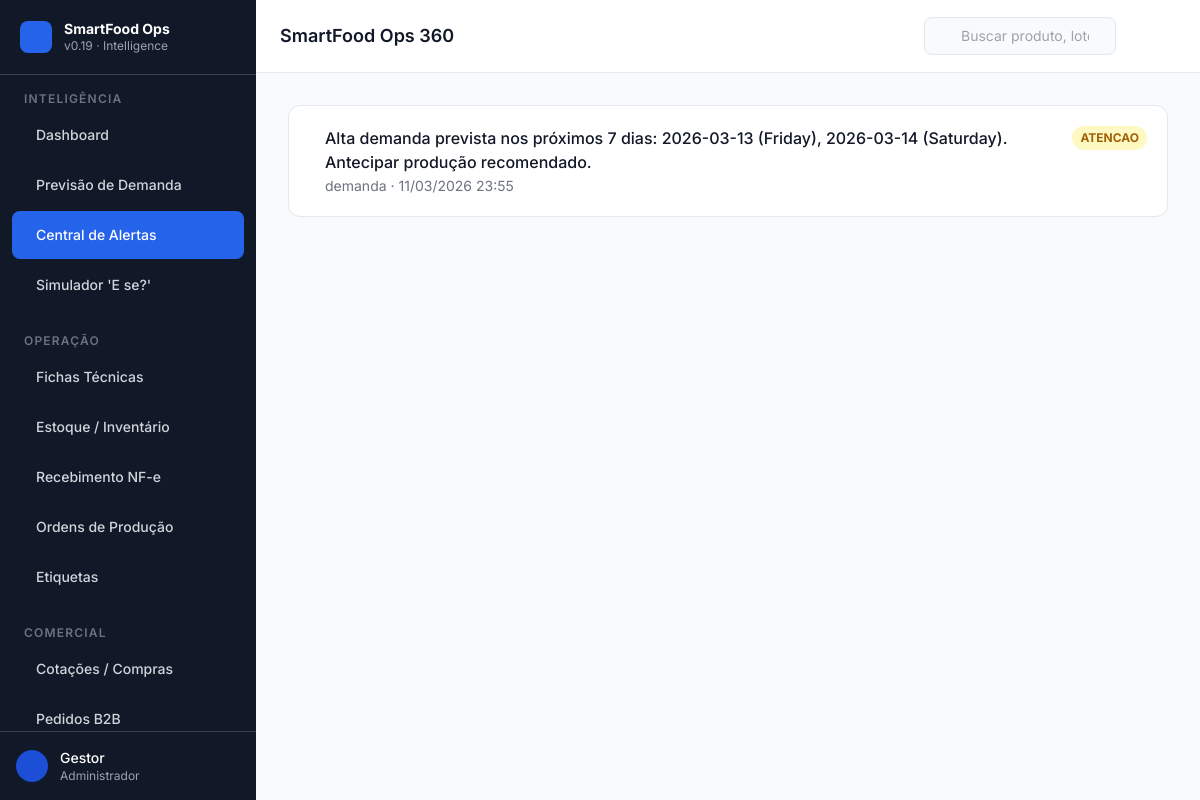
Before: /intelligence/alerts with the older database file.
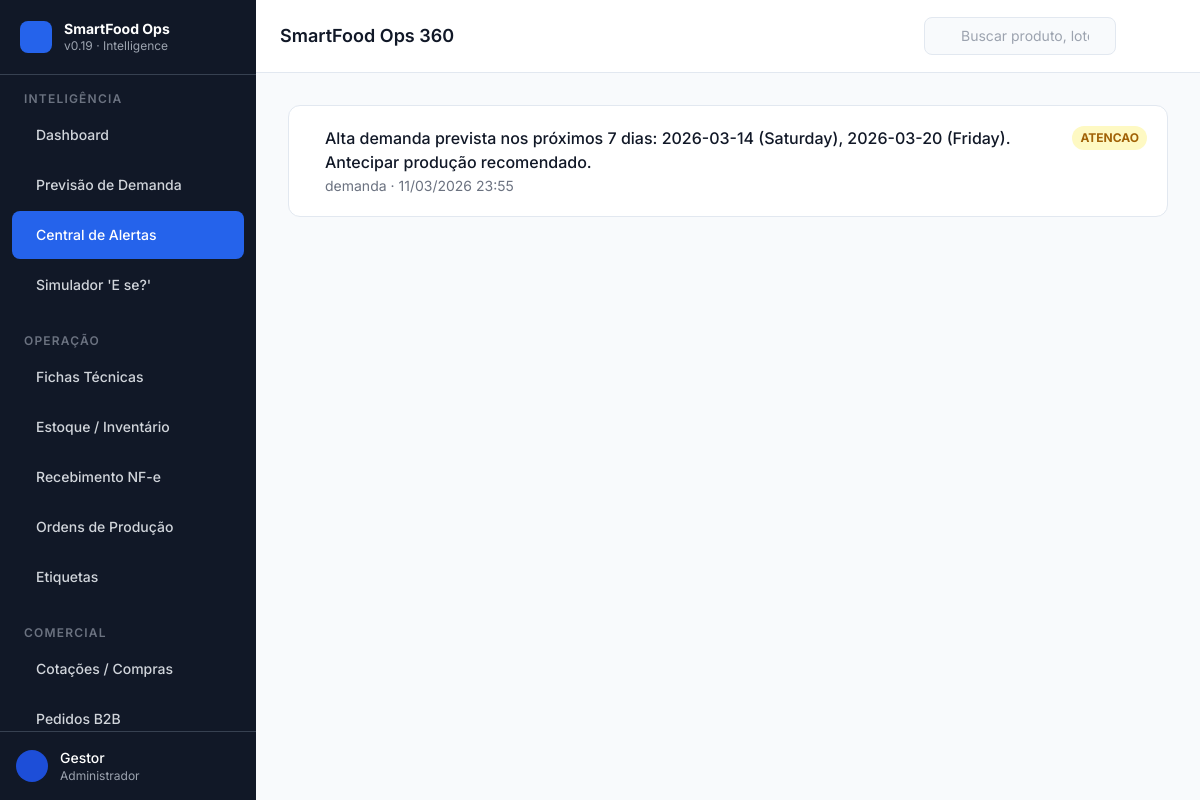
After: the same page with the newer database file.
### models.py (models this page shows)
class TimestampMixin:
    created_at = Column(DateTime(timezone=True), server_default=func.now())
    updated_at = Column(DateTime(timezone=True), onupdate=func.now())

class SystemAlert(Base, TimestampMixin):
    __tablename__ = "system_alerts"
    id = Column(GUID(), primary_key=True, default=uuid.uuid4)
    tipo = Column(String)
    categoria = Column(String)  # financeiro|estoque|producao|capacidade|demanda|comercial|qualidade
    produto_id = Column(GUID(), ForeignKey("products.id"), nullable=True)
    supply_id = Column(GUID(), ForeignKey("supplies.id"), nullable=True)
    ingredient_id = Column(GUID(), ForeignKey("ingredients.id"), nullable=True)  # REQ-04: rastreabilidade de alertas de insumo
    mensagem = Column(Text)
    severidade = Column(String)  # critico|atencao|info
    status = Column(String)  # ativo|resolvido|snoozed
    resolvido_em = Column(DateTime)
    snoozed_until = Column(DateTime, nullable=True)
    last_notified_at = Column(DateTime, nullable=True)

### routers/ui_dashboard.py (the view)
@router.get("/intelligence/alerts", response_class=HTMLResponse)
def alerts_page(request: Request, db: Session = Depends(get_db)):
    from models import SystemAlert
    alertas = (
        db.query(SystemAlert)
        .filter(SystemAlert.status == "ativo")
        .order_by(SystemAlert.created_at.desc())
        .limit(100)
        .all()
    )
    return templates.TemplateResponse(
        "intelligence/alerts.html",
        _ctx(request, alertas=alertas),
    )

### templates/intelligence/alerts.html (shortened to what this page needs)
{% extends "base.html" %}
{% block content %}
<div class="space-y-4">
  {% if alertas %}
    {% for a in alertas %}
    <div class="bg-white rounded-xl border border-slate-200 p-5 flex items-start gap-4
                {% if a.severidade == 'critico' %}border-l-4 border-l-red-500{% endif %}">
      <div class="flex-1 min-w-0">
        <p class="font-medium text-gray-900">{{ a.mensagem or a.tipo }}</p>
        <p class="text-sm text-gray-500 mt-0.5">{{ a.categoria }} · {{ a.created_at.strftime('%d/%m/%Y %H:%M') if a.created_at else "" }}</p>
      </div>
      <span class="shrink-0 text-xs font-bold px-2 py-1 rounded-full
                   {% if a.severidade == 'critico' %}bg-red-100 text-red-700
                   {% elif a.severidade == 'atencao' %}bg-yellow-100 text-yellow-700
                   {% else %}bg-blue-100 text-blue-700{% endif %}">
        {{ (a.severidade or "info") | upper }}
      </span>
    </div>
    {% endfor %}
  {% endif %}
</div>
{% endblock %}

### templates/base.html (shortened to what this page needs)
<!DOCTYPE html>
<html lang="pt-BR" x-data="appState()" x-init="init()">
<head>
  <script src="https://cdn.tailwindcss.com"></script>
  <link rel="stylesheet" href="https://cdn.jsdelivr.net/npm/nprogress@0.2.0/nprogress.css" />
</head>
<body class="bg-slate-50 text-gray-800 antialiased"
      hx-boost="true">
  <div class="flex h-screen overflow-hidden" :class="{ 'pt-8': isOffline }">
    {% include "includes/sidebar.html" %}
    <div class="flex-1 flex flex-col overflow-hidden min-w-0">
      {% include "includes/topbar.html" %}
      <main id="main-content"
            class="flex-1 overflow-y-auto p-4 md:p-6 lg:p-8">
        {% block content %}{% endblock %}
      </main>
    </div>
  </div>
</body>
</html>

### templates/includes/sidebar.html (shortened to what this page needs)
<aside id="sidebar"
       :class="sidebarOpen ? 'translate-x-0' : '-translate-x-full md:translate-x-0'"
       class="fixed md:relative z-40 w-64 h-full bg-gray-900 text-white
              flex flex-col transition-transform duration-300 ease-in-out shrink-0">
  <div class="flex items-center gap-3 px-5 py-5 border-b border-gray-700">
    <div class="w-8 h-8 bg-blue-600 rounded-lg flex items-center justify-center shrink-0">
    </div>
    <div class="min-w-0">
      <p class="font-bold text-sm leading-tight text-white truncate">SmartFood Ops</p>
      <p class="text-xs text-gray-400 truncate">v0.19 · Intelligence</p>
    </div>
  </div>
  <nav class="flex-1 overflow-y-auto py-4 px-3 space-y-6" aria-label="Navegação principal">
    {% macro nav_item(label, icon, url, badge=None) %}
    <a href="{{ url }}"
       hx-get="{{ url }}"
       hx-target="#main-content"
       hx-select="#main-content"
       hx-swap="innerHTML"
       hx-push-url="true"
       @click="activeNav = '{{ url }}'; if(window.innerWidth < 768) sidebarOpen = false"
       :class="activeNav === '{{ url }}' || activeNav.startsWith('{{ url }}/') ?
                 'bg-blue-600 text-white' :
                 'text-gray-300 hover:bg-gray-800 hover:text-white'"
       class="flex items-center gap-3 px-3 py-2.5 rounded-lg text-sm font-medium
              transition-colors duration-150 group min-h-[48px]"
       aria-label="{{ label }}">
      <span class="truncate flex-1">{{ label }}</span>
    </a>
    {% endmacro %}
    {% macro nav_section(title) %}
    <p class="px-3 text-xs font-semibold text-gray-500 uppercase tracking-widest mb-1">
      {{ title }}
    </p>
    {% endmacro %}
    <div>
      {{ nav_section("Inteligência") }}
      <div class="space-y-0.5">
        {{ nav_item("Dashboard",             "squares-four",   "/dashboard") }}
        {{ nav_item("Previsão de Demanda",   "chart-line-up",  "/intelligence/forecast") }}
        {{ nav_item("Central de Alertas",    "bell-ringing",   "/intelligence/alerts") }}
        {{ nav_item("Simulador 'E se?'",     "flask",          "/intelligence/simulator") }}
      </div>
    </div>
    <div>
      {{ nav_section("Operação") }}
      <div class="space-y-0.5">
        {{ nav_item("Fichas Técnicas",       "notebook",       "/operations/bom") }}
        {{ nav_item("Estoque / Inventário",  "package",        "/operations/inventory") }}
        {{ nav_item("Recebimento NF-e",      "truck",          "/operations/receiving") }}
        {{ nav_item("Ordens de Produção",    "factory",        "/operations/production") }}
        {{ nav_item("Etiquetas",             "tag",            "/operations/labels") }}
      </div>
    </div>
    <div>
      {{ nav_section("Comercial") }}
      <div class="space-y-0.5">
        {{ nav_item("Cotações / Compras",    "shopping-cart",    "/commercial/purchasing") }}
        {{ nav_item("Pedidos B2B",           "clipboard-text",   "/commercial/orders") }}
      </div>
    </div>
  </nav>
  <div class="px-4 py-4 border-t border-gray-700">
    <div class="flex items-center gap-3">
      <div class="w-8 h-8 bg-blue-700 rounded-full flex items-center justify-center shrink-0">
      </div>
      <div class="min-w-0">
        <p class="text-sm font-medium text-white truncate">Gestor</p>
        <p class="text-xs text-gray-400 truncate">Administrador</p>
      </div>
    </div>
  </div>
</aside>

### templates/includes/topbar.html (shortened to what this page needs)
<header class="bg-white border-b border-slate-200 px-4 md:px-6 py-3
               flex items-center gap-3 shrink-0 z-20 sticky top-0">
  <div class="flex-1 min-w-0">
    <h1 id="page-title"
        class="text-base md:text-lg font-semibold text-gray-900 truncate">
      {% block page_title %}SmartFood Ops 360{% endblock %}
    </h1>
  </div>
  <div class="hidden lg:flex items-center"
       x-data="{ searchOpen: false }">
    <div :class="searchOpen ? 'w-72' : 'w-48'"
         class="relative transition-all duration-200">
      <input type="search"
             placeholder="Buscar produto, lote, cliente..."
             class="w-full pl-9 pr-3 py-2 text-sm bg-slate-50 border border-slate-200
                    rounded-lg placeholder-gray-400 focus:outline-none focus:ring-2
                    focus:ring-blue-500 focus:border-transparent"
             @focus="searchOpen = true"
             @blur="searchOpen = false"
             aria-label="Busca global" />
    </div>
  </div>
  <div class="relative" x-data="{ alertsOpen: false }">
    <button @click="alertsOpen = !alertsOpen"
            @keydown.escape="alertsOpen = false"
            class="relative p-2 text-gray-500 hover:text-gray-800 hover:bg-slate-100
                   rounded-lg transition-colors min-h-[48px] min-w-[48px]
                   flex items-center justify-center"
            aria-label="Alertas ativos"
            aria-haspopup="true"
            :aria-expanded="alertsOpen">
    </button>
  </div>
</header>

### templates/base.html (style rules this page uses)
body { font-family: 'Inter', system-ui, sans-serif; }
#main-content { scroll-behavior: smooth; }

Changed rows visible on the page:
changed SystemAlert "demanda": mensagem "Alta demanda prevista nos próximos 7 dias: 2026-03-13 (Friday), 2026-03-14 (Saturday). Antecipar produção recomendado." → "Alta demanda prevista nos próximos 7 dias: 2026-03-14 (Saturday), 2026-03-20 (Friday). Antecipar produção recomendado."
